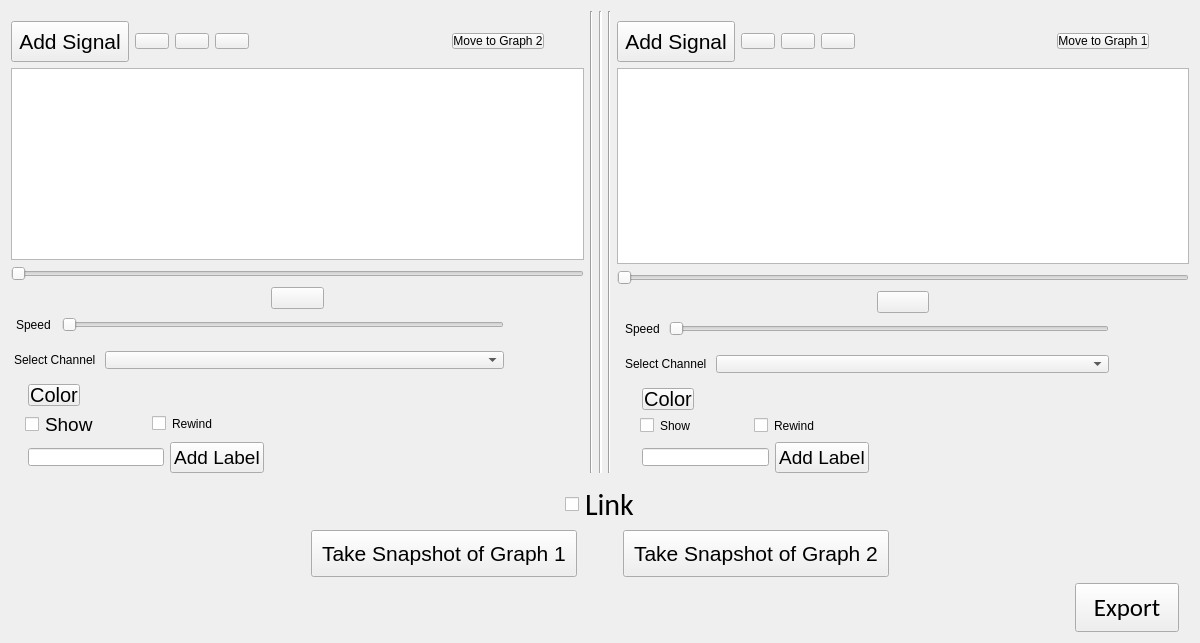
  <widget class="QWidget" name="centralwidget">
   <layout class="QVBoxLayout" name="verticalLayout_8">
    <item>
     <layout class="QVBoxLayout" name="verticalLayout_7">
      <item>
       <layout class="QHBoxLayout" name="horizontalLayout_13">
        <item>
         <layout class="QVBoxLayout" name="verticalLayout_5">
          <item>
           <layout class="QHBoxLayout" name="horizontalLayout">
            <property name="sizeConstraint">
             <enum>QLayout::SetNoConstraint</enum>
            </property>
            <item>
             <widget class="QPushButton" name="addSignalButton_1">
              <property name="styleSheet">
               <string notr="true">QPushButton{
font-size: 21px;
padding: 7px;
margin-top:10px
}</string>
              </property>
              <property name="text">
               <string>Add Signal</string>
              </property>
             </widget>
            </item>
            <item>
             <widget class="QPushButton" name="zoomInButton_1">
              <property name="styleSheet">
               <string notr="true">QPushButton{
margin-top: 10px
}</string>
              </property>
              <property name="text">
               <string/>
              </property>
              <property name="icon">
               <iconset>
                <normaloff>img/zoom-in.png</normaloff>img/zoom-in.png</iconset>
              </property>
              <property name="iconSize">
               <size>
                <width>22</width>
                <height>22</height>
               </size>
              </property>
             </widget>
            </item>
            <item>
             <widget class="QPushButton" name="zoomOutButton_1">
              <property name="styleSheet">
               <string notr="true">QPushButton{
margin-top: 10px
}</string>
              </property>
              <property name="text">
               <string/>
              </property>
              <property name="icon">
               <iconset>
                <normaloff>img/zoom-out.png</normaloff>img/zoom-out.png</iconset>
              </property>
              <property name="iconSize">
               <size>
                <width>22</width>
                <height>22</height>
               </size>
              </property>
             </widget>
            </item>
            <item>
             <widget class="QPushButton" name="fitScreenButton_1">
              <property name="styleSheet">
               <string notr="true">QPushButton{
margin-top: 10px
}</string>
              </property>
              <property name="text">
               <string/>
              </property>
              <property name="icon">
               <iconset>
                <normaloff>img/fit-screen.png</normaloff>img/fit-screen.png</iconset>
              </property>
              <property name="iconSize">
               <size>
                <width>22</width>
                <height>22</height>
               </size>
              </property>
             </widget>
            </item>
            <item>
             <spacer name="horizontalSpacer">
              <property name="orientation">
               <enum>Qt::Horizontal</enum>
              </property>
              <property name="sizeHint" stdset="0">
               <size>
                <width>40</width>
                <height>20</height>
               </size>
              </property>
             </spacer>
            </item>
            <item>
             <widget class="QPushButton" name="moveSignalButton_1">
              <property name="styleSheet">
               <string notr="true">QPushButton{
margin-top: 10px
}</string>
              </property>
              <property name="text">
               <string>Move to Graph 2</string>
              </property>
             </widget>
            </item>
            <item>
             <spacer name="horizontalSpacer_17">
              <property name="orientation">
               <enum>Qt::Horizontal</enum>
              </property>
              <property name="sizeType">
               <enum>QSizePolicy::Fixed</enum>
              </property>
              <property name="sizeHint" stdset="0">
               <size>
                <width>40</width>
                <height>20</height>
               </size>
              </property>
             </spacer>
            </item>
           </layout>
          </item>
          <item>
           <layout class="QHBoxLayout" name="horizontalLayout_7"/>
          </item>
          <item>
           <widget class="PlotWidget" name="graphicsView"/>
          </item>
          <item>
           <widget class="QSlider" name="horizontalScrollSlider_1">
            <property name="orientation">
             <enum>Qt::Horizontal</enum>
            </property>
           </widget>
          </item>
          <item>
           <layout class="QHBoxLayout" name="horizontalLayout_2">
            <item>
             <spacer name="horizontalSpacer_3">
              <property name="orientation">
               <enum>Qt::Horizontal</enum>
              </property>
              <property name="sizeType">
               <enum>QSizePolicy::Fixed</enum>
              </property>
              <property name="sizeHint" stdset="0">
               <size>
                <width>260</width>
                <height>20</height>
               </size>
              </property>
             </spacer>
            </item>
            <item>
             <widget class="QPushButton" name="playpauseButton_1">
              <property name="sizePolicy">
               <sizepolicy hsizetype="Minimum" vsizetype="Fixed">
                <horstretch>0</horstretch>
                <verstretch>0</verstretch>
               </sizepolicy>
              </property>
              <property name="maximumSize">
               <size>
                <width>120</width>
                <height>16777215</height>
               </size>
              </property>
              <property name="text">
               <string/>
              </property>
              <property name="icon">
               <iconset>
                <normaloff>img/pause-button.png</normaloff>img/pause-button.png</iconset>
              </property>
              <property name="iconSize">
               <size>
                <width>20</width>
                <height>20</height>
               </size>
              </property>
             </widget>
            </item>
            <item>
             <spacer name="horizontalSpacer_4">
              <property name="orientation">
               <enum>Qt::Horizontal</enum>
              </property>
              <property name="sizeType">
               <enum>QSizePolicy::Fixed</enum>
              </property>
              <property name="sizeHint" stdset="0">
               <size>
                <width>260</width>
                <height>20</height>
               </size>
              </property>
             </spacer>
            </item>
           </layout>
          </item>
          <item>
           <layout class="QVBoxLayout" name="verticalLayout_2">
            <item>
             <layout class="QHBoxLayout" name="horizontalLayout_5">
              <item alignment="Qt::AlignLeft">
               <widget class="QLabel" name="label">
                <property name="sizePolicy">
                 <sizepolicy hsizetype="Preferred" vsizetype="Preferred">
                  <horstretch>0</horstretch>
                  <verstretch>0</verstretch>
                 </sizepolicy>
                </property>
                <property name="styleSheet">
                 <string notr="true">QLabel{
padding: 2px
}</string>
                </property>
                <property name="text">
                 <string>Speed</string>
                </property>
               </widget>
              </item>
              <item>
               <widget class="QSlider" name="speedSlider_1">
                <property name="sizePolicy">
                 <sizepolicy hsizetype="Expanding" vsizetype="Fixed">
                  <horstretch>0</horstretch>
                  <verstretch>0</verstretch>
                 </sizepolicy>
                </property>
                <property name="minimumSize">
                 <size>
                  <width>30</width>
                  <height>0</height>
                 </size>
                </property>
                <property name="maximum">
                 <number>70</number>
                </property>
                <property name="orientation">
                 <enum>Qt::Horizontal</enum>
                </property>
               </widget>
              </item>
              <item>
               <spacer name="horizontalSpacer_15">
                <property name="orientation">
                 <enum>Qt::Horizontal</enum>
                </property>
                <property name="sizeType">
                 <enum>QSizePolicy::Fixed</enum>
                </property>
                <property name="sizeHint" stdset="0">
                 <size>
                  <width>80</width>
                  <height>20</height>
                 </size>
                </property>
               </spacer>
              </item>
             </layout>
            </item>
            <item>
             <layout class="QHBoxLayout" name="horizontalLayout_11">
              <item>
               <widget class="QLabel" name="label_3">
                <property name="styleSheet">
                 <string notr="true">QLabel{
margin-top: 10px;
padding: 0
}</string>
                </property>
                <property name="text">
                 <string>Select Channel</string>
                </property>
               </widget>
              </item>
              <item>
               <widget class="QComboBox" name="channelsComboBox_1">
                <property name="sizePolicy">
                 <sizepolicy hsizetype="MinimumExpanding" vsizetype="Fixed">
                  <horstretch>0</horstretch>
                  <verstretch>0</verstretch>
                 </sizepolicy>
                </property>
                <property name="styleSheet">
                 <string notr="true">QComboBox{
margin-top: 10px
}</string>
                </property>
               </widget>
              </item>
              <item>
               <spacer name="horizontalSpacer_8">
                <property name="orientation">
                 <enum>Qt::Horizontal</enum>
                </property>
                <property name="sizeType">
                 <enum>QSizePolicy::Fixed</enum>
                </property>
                <property name="sizeHint" stdset="0">
                 <size>
                  <width>80</width>
                  <height>20</height>
                 </size>
                </property>
               </spacer>
              </item>
             </layout>
            </item>
            <item>
             <widget class="QPushButton" name="colorButton_1">
              <property name="sizePolicy">
               <sizepolicy hsizetype="Fixed" vsizetype="Fixed">
                <horstretch>0</horstretch>
                <verstretch>0</verstretch>
               </sizepolicy>
              </property>
              <property name="styleSheet">
               <string notr="true">QPushButton{
margin-left: 17px;
margin-top: 9px;
width: 50px;
height: 20px;
font-size: 20px
}</string>
              </property>
              <property name="text">
               <string>Color</string>
              </property>
             </widget>
            </item>
            <item>
             <layout class="QVBoxLayout" name="verticalLayout">
              <item>
               <layout class="QHBoxLayout" name="horizontalLayout_8">
                <item>
                 <widget class="QCheckBox" name="hideCheckBox_1">
                  <property name="sizePolicy">
                   <sizepolicy hsizetype="Fixed" vsizetype="Fixed">
                    <horstretch>0</horstretch>
                    <verstretch>0</verstretch>
                   </sizepolicy>
                  </property>
                  <property name="styleSheet">
                   <string notr="true">QCheckBox{
margin-left: 14px;
font-size: 19px
}</string>
                  </property>
                  <property name="text">
                   <string>Show</string>
                  </property>
                 </widget>
                </item>
                <item>
                 <spacer name="horizontalSpacer_7">
                  <property name="orientation">
                   <enum>Qt::Horizontal</enum>
                  </property>
                  <property name="sizeType">
                   <enum>QSizePolicy::Fixed</enum>
                  </property>
                  <property name="sizeHint" stdset="0">
                   <size>
                    <width>50</width>
                    <height>20</height>
                   </size>
                  </property>
                 </spacer>
                </item>
                <item>
                 <widget class="QCheckBox" name="rewindCheckBox_1">
                  <property name="styleSheet">
                   <string notr="true">QCheckBox{
margin-left: 2px
}</string>
                  </property>
                  <property name="text">
                   <string>Rewind</string>
                  </property>
                 </widget>
                </item>
               </layout>
              </item>
             </layout>
            </item>
            <item>
             <layout class="QHBoxLayout" name="horizontalLayout_10">
              <item>
               <widget class="QLineEdit" name="addLabelLineEdit_1">
                <property name="styleSheet">
                 <string notr="true">QCheckBox{
margin-left:4px;
}

QPushButton{
margin-left:4px;
}

QLineEdit{
margin-left:17px;
}
</string>
                </property>
               </widget>
              </item>
              <item>
               <widget class="QPushButton" name="addLabelButton_1">
                <property name="styleSheet">
                 <string notr="true">QPushButton{
font-size: 19px
}</string>
                </property>
                <property name="text">
                 <string>Add Label</string>
                </property>
               </widget>
              </item>
              <item>
               <spacer name="horizontalSpacer_9">
                <property name="orientation">
                 <enum>Qt::Horizontal</enum>
                </property>
                <property name="sizeType">
                 <enum>QSizePolicy::Fixed</enum>
                </property>
                <property name="sizeHint" stdset="0">
                 <size>
                  <width>320</width>
                  <height>20</height>
                 </size>
                </property>
               </spacer>
              </item>
             </layout>
            </item>
           </layout>
          </item>
         </layout>
        </item>
        <item>
         <widget class="Line" name="line">
          <property name="orientation">
           <enum>Qt::Vertical</enum>
          </property>
         </widget>
        </item>
        <item>
         <widget class="Line" name="line_3">
          <property name="styleSheet">
           <string notr="true">QFrame{
    background: white;
    height: 80px;
}</string>
          </property>
          <property name="orientation">
           <enum>Qt::Vertical</enum>
          </property>
         </widget>
        </item>
        <item>
         <widget class="Line" name="line_2">
          <property name="orientation">
           <enum>Qt::Vertical</enum>
          </property>
         </widget>
        </item>
        <item>
         <layout class="QVBoxLayout" name="verticalLayout_4">
          <item>
           <layout class="QHBoxLayout" name="horizontalLayout_3">
            <item>
             <widget class="QPushButton" name="addSignalButton_2">
              <property name="styleSheet">
               <string notr="true">QPushButton{
font-size: 21px;
padding: 7px;
margin-top: 10px
}</string>
              </property>
              <property name="text">
               <string>Add Signal</string>
              </property>
             </widget>
            </item>
            <item>
             <widget class="QPushButton" name="zoomInButton_2">
              <property name="styleSheet">
               <string notr="true">QPushButton{
margin-top: 10px
}</string>
              </property>
              <property name="text">
               <string/>
              </property>
              <property name="icon">
               <iconset>
                <normaloff>img/zoom-in.png</normaloff>img/zoom-in.png</iconset>
              </property>
              <property name="iconSize">
               <size>
                <width>22</width>
                <height>22</height>
               </size>
              </property>
             </widget>
            </item>
            <item>
             <widget class="QPushButton" name="zoomOutButton_2">
              <property name="styleSheet">
               <string notr="true">QPushButton{
margin-top: 10px
}</string>
              </property>
              <property name="text">
               <string/>
              </property>
              <property name="icon">
               <iconset>
                <normaloff>img/zoom-out.png</normaloff>img/zoom-out.png</iconset>
              </property>
              <property name="iconSize">
               <size>
                <width>22</width>
                <height>22</height>
               </size>
              </property>
             </widget>
            </item>
            <item>
             <widget class="QPushButton" name="fitScreenButton_2">
              <property name="styleSheet">
               <string notr="true">QPushButton{
margin-top: 10px
}</string>
              </property>
              <property name="text">
               <string/>
              </property>
              <property name="icon">
               <iconset>
                <normaloff>img/fit-screen.png</normaloff>img/fit-screen.png</iconset>
              </property>
              <property name="iconSize">
               <size>
                <width>22</width>
                <height>22</height>
               </size>
              </property>
             </widget>
            </item>
            <item>
             <spacer name="horizontalSpacer_2">
              <property name="orientation">
               <enum>Qt::Horizontal</enum>
              </property>
              <property name="sizeHint" stdset="0">
               <size>
                <width>40</width>
                <height>20</height>
               </size>
              </property>
             </spacer>
            </item>
            <item>
             <widget class="QPushButton" name="moveSignalButton_2">
              <property name="styleSheet">
               <string notr="true">QPushButton{
margin-top: 10px
}</string>
              </property>
              <property name="text">
               <string>Move to Graph 1</string>
              </property>
             </widget>
            </item>
            <item>
             <spacer name="horizontalSpacer_18">
              <property name="orientation">
               <enum>Qt::Horizontal</enum>
              </property>
              <property name="sizeType">
               <enum>QSizePolicy::Fixed</enum>
              </property>
              <property name="sizeHint" stdset="0">
               <size>
                <width>40</width>
                <height>20</height>
               </size>
              </property>
             </spacer>
            </item>
           </layout>
          </item>
          <item>
           <layout class="QHBoxLayout" name="horizontalLayout_9">
            <item>
             <widget class="PlotWidget" name="graphicsView_2"/>
            </item>
           </layout>
          </item>
          <item>
           <widget class="QSlider" name="horizontalScrollSlider_2">
            <property name="orientation">
             <enum>Qt::Horizontal</enum>
            </property>
           </widget>
          </item>
          <item>
           <layout class="QHBoxLayout" name="horizontalLayout_4">
            <item>
             <spacer name="horizontalSpacer_5">
              <property name="orientation">
               <enum>Qt::Horizontal</enum>
              </property>
              <property name="sizeType">
               <enum>QSizePolicy::Fixed</enum>
              </property>
              <property name="sizeHint" stdset="0">
               <size>
                <width>260</width>
                <height>20</height>
               </size>
              </property>
             </spacer>
            </item>
            <item>
             <widget class="QPushButton" name="playpauseButton_2">
              <property name="maximumSize">
               <size>
                <width>120</width>
                <height>16777215</height>
               </size>
              </property>
              <property name="text">
               <string/>
              </property>
              <property name="icon">
               <iconset>
                <normaloff>img/pause-button.png</normaloff>img/pause-button.png</iconset>
              </property>
              <property name="iconSize">
               <size>
                <width>20</width>
                <height>20</height>
               </size>
              </property>
             </widget>
            </item>
            <item>
             <spacer name="horizontalSpacer_6">
              <property name="orientation">
               <enum>Qt::Horizontal</enum>
              </property>
              <property name="sizeType">
               <enum>QSizePolicy::Fixed</enum>
              </property>
              <property name="sizeHint" stdset="0">
               <size>
                <width>260</width>
                <height>20</height>
               </size>
              </property>
             </spacer>
            </item>
           </layout>
          </item>
          <item>
           <layout class="QHBoxLayout" name="horizontalLayout_6">
            <item>
             <widget class="QLabel" name="label_2">
              <property name="styleSheet">
               <string notr="true">QLabel{
margin-left: 5px
}</string>
              </property>
              <property name="text">
               <string>Speed</string>
              </property>
             </widget>
            </item>
            <item>
             <widget class="QSlider" name="speedSlider_2">
              <property name="orientation">
               <enum>Qt::Horizontal</enum>
              </property>
             </widget>
            </item>
            <item>
             <spacer name="horizontalSpacer_16">
              <property name="orientation">
               <enum>Qt::Horizontal</enum>
              </property>
              <property name="sizeType">
               <enum>QSizePolicy::Fixed</enum>
              </property>
              <property name="sizeHint" stdset="0">
               <size>
                <width>80</width>
                <height>20</height>
               </size>
              </property>
             </spacer>
            </item>
           </layout>
          </item>
          <item>
           <layout class="QHBoxLayout" name="horizontalLayout_14">
            <item>
             <widget class="QLabel" name="label_5">
              <property name="styleSheet">
               <string notr="true">QLabel{
margin-left: 5px;
margin-top: 10px;
padding: 0
}</string>
              </property>
              <property name="text">
               <string>Select Channel</string>
              </property>
             </widget>
            </item>
            <item>
             <widget class="QComboBox" name="channelsComboBox_2">
              <property name="sizePolicy">
               <sizepolicy hsizetype="MinimumExpanding" vsizetype="Fixed">
                <horstretch>0</horstretch>
                <verstretch>0</verstretch>
               </sizepolicy>
              </property>
              <property name="styleSheet">
               <string notr="true">QComboBox{
margin-top: 10px
}</string>
              </property>
             </widget>
            </item>
            <item>
             <spacer name="horizontalSpacer_10">
              <property name="orientation">
               <enum>Qt::Horizontal</enum>
              </property>
              <property name="sizeType">
               <enum>QSizePolicy::Fixed</enum>
              </property>
              <property name="sizeHint" stdset="0">
               <size>
                <width>80</width>
                <height>20</height>
               </size>
              </property>
             </spacer>
            </item>
           </layout>
          </item>
          <item>
           <layout class="QVBoxLayout" name="verticalLayout_3">
            <item>
             <widget class="QPushButton" name="colorButton_2">
              <property name="sizePolicy">
               <sizepolicy hsizetype="Fixed" vsizetype="Fixed">
                <horstretch>0</horstretch>
                <verstretch>0</verstretch>
               </sizepolicy>
              </property>
              <property name="styleSheet">
               <string notr="true">QPushButton{
margin-left: 25px;
margin-top: 9px;
width: 50px;
height: 20px;
font-size: 20px
}</string>
              </property>
              <property name="text">
               <string>Color</string>
              </property>
             </widget>
            </item>
            <item>
             <layout class="QHBoxLayout" name="horizontalLayout_12">
              <item>
               <widget class="QCheckBox" name="hideCheckBox_2">
                <property name="sizePolicy">
                 <sizepolicy hsizetype="Fixed" vsizetype="Fixed">
                  <horstretch>0</horstretch>
                  <verstretch>0</verstretch>
                 </sizepolicy>
                </property>
                <property name="styleSheet">
                 <string notr="true">QCheckBox{
margin-left: 23px;
}</string>
                </property>
                <property name="text">
                 <string>Show</string>
                </property>
               </widget>
              </item>
              <item>
               <spacer name="horizontalSpacer_14">
                <property name="orientation">
                 <enum>Qt::Horizontal</enum>
                </property>
                <property name="sizeType">
                 <enum>QSizePolicy::Fixed</enum>
                </property>
                <property name="sizeHint" stdset="0">
                 <size>
                  <width>50</width>
                  <height>20</height>
                 </size>
                </property>
               </spacer>
              </item>
              <item>
               <widget class="QCheckBox" name="rewindButton_2">
                <property name="styleSheet">
                 <string notr="true">QCheckBox{
margin-left: 7px;
}</string>
                </property>
                <property name="text">
                 <string>Rewind</string>
                </property>
               </widget>
              </item>
             </layout>
            </item>
            <item>
             <layout class="QHBoxLayout" name="horizontalLayout_15">
              <item>
               <widget class="QLineEdit" name="addLabelLineEdit_2">
                <property name="styleSheet">
                 <string notr="true">QLineEdit{
margin-left:25px;
}</string>
                </property>
               </widget>
              </item>
              <item>
               <widget class="QPushButton" name="addLabelButton_2">
                <property name="styleSheet">
                 <string notr="true">QPushButton{
font-size: 19px
}</string>
                </property>
                <property name="text">
                 <string>Add Label</string>
                </property>
               </widget>
              </item>
              <item>
               <spacer name="horizontalSpacer_11">
                <property name="orientation">
                 <enum>Qt::Horizontal</enum>
                </property>
                <property name="sizeType">
                 <enum>QSizePolicy::Fixed</enum>
                </property>
                <property name="sizeHint" stdset="0">
                 <size>
                  <width>320</width>
                  <height>20</height>
                 </size>
                </property>
               </spacer>
              </item>
             </layout>
            </item>
           </layout>
          </item>
         </layout>
        </item>
       </layout>
      </item>
      <item>
       <layout class="QVBoxLayout" name="verticalLayout_6">
        <item alignment="Qt::AlignHCenter">
         <widget class="QCheckBox" name="linkCheckBox">
          <property name="enabled">
           <bool>true</bool>
          </property>
          <property name="sizePolicy">
           <sizepolicy hsizetype="Fixed" vsizetype="Fixed">
            <horstretch>20</horstretch>
            <verstretch>20</verstretch>
           </sizepolicy>
          </property>
          <property name="font">
           <font>
            <family>Calibri</family>
            <pointsize>-1</pointsize>
            <weight>50</weight>
            <italic>false</italic>
            <bold>false</bold>
           </font>
          </property>
          <property name="styleSheet">
           <string notr="true">QCheckBox{
font-size: 30px;
margin-top:6px
}</string>
          </property>
          <property name="text">
           <string>Link</string>
          </property>
         </widget>
        </item>
        <item>
         <layout class="QHBoxLayout" name="horizontalLayout_16">
          <item>
           <spacer name="horizontalSpacer_13">
            <property name="orientation">
             <enum>Qt::Horizontal</enum>
            </property>
            <property name="sizeType">
             <enum>QSizePolicy::Fixed</enum>
            </property>
            <property name="sizeHint" stdset="0">
             <size>
              <width>300</width>
              <height>20</height>
             </size>
            </property>
           </spacer>
          </item>
          <item>
           <widget class="QPushButton" name="snapshotButton_1">
            <property name="styleSheet">
             <string notr="true">QPushButton{
padding:10px;
font-size: 21px
}</string>
            </property>
            <property name="text">
             <string>Take Snapshot of Graph 1</string>
            </property>
           </widget>
          </item>
          <item>
           <spacer name="horizontalSpacer_12">
            <property name="orientation">
             <enum>Qt::Horizontal</enum>
            </property>
            <property name="sizeType">
             <enum>QSizePolicy::Expanding</enum>
            </property>
            <property name="sizeHint" stdset="0">
             <size>
              <width>40</width>
              <height>20</height>
             </size>
            </property>
           </spacer>
          </item>
          <item alignment="Qt::AlignHCenter">
           <widget class="QPushButton" name="snapshotButton_2">
            <property name="styleSheet">
             <string notr="true">QPushButton{
padding:10px;
font-size: 21px
}</string>
            </property>
            <property name="text">
             <string>Take Snapshot of Graph 2</string>
            </property>
           </widget>
          </item>
          <item>
           <spacer name="horizontalSpacer_19">
            <property name="orientation">
             <enum>Qt::Horizontal</enum>
            </property>
            <property name="sizeType">
             <enum>QSizePolicy::Fixed</enum>
            </property>
            <property name="sizeHint" stdset="0">
             <size>
              <width>300</width>
              <height>20</height>
             </size>
            </property>
           </spacer>
          </item>
         </layout>
        </item>
        <item alignment="Qt::AlignRight">
         <widget class="QPushButton" name="exportButton">
          <property name="font">
           <font>
            <family>Calibri</family>
            <pointsize>-1</pointsize>
            <weight>50</weight>
            <italic>false</italic>
            <bold>false</bold>
           </font>
          </property>
          <property name="styleSheet">
           <string notr="true">QPushButton{
width: 90px;
height: 35px;
padding: 6px;
font-size:25px;
margin-top: 10x;
margin-right: 10px;
}</string>
          </property>
          <property name="text">
           <string>Export</string>
          </property>
         </widget>
        </item>
       </layout>
      </item>
     </layout>
    </item>
   </layout>
  </widget>
